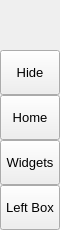
        <widget class="QFrame" name="leftMenuBg">
         <property name="minimumSize">
          <size>
           <width>60</width>
           <height>0</height>
          </size>
         </property>
         <property name="maximumSize">
          <size>
           <width>60</width>
           <height>16777215</height>
          </size>
         </property>
         <property name="frameShape">
          <enum>QFrame::NoFrame</enum>
         </property>
         <property name="frameShadow">
          <enum>QFrame::Raised</enum>
         </property>
         <layout class="QVBoxLayout" name="verticalLayout_3">
          <property name="spacing">
           <number>0</number>
          </property>
          <property name="leftMargin">
           <number>0</number>
          </property>
          <property name="topMargin">
           <number>0</number>
          </property>
          <property name="rightMargin">
           <number>0</number>
          </property>
          <property name="bottomMargin">
           <number>0</number>
          </property>
          <item>
           <widget class="QFrame" name="topLogoInfo">
            <property name="minimumSize">
             <size>
              <width>0</width>
              <height>50</height>
             </size>
            </property>
            <property name="maximumSize">
             <size>
              <width>16777215</width>
              <height>50</height>
             </size>
            </property>
            <property name="frameShape">
             <enum>QFrame::NoFrame</enum>
            </property>
            <property name="frameShadow">
             <enum>QFrame::Raised</enum>
            </property>
            <layout class="QGridLayout" name="gridLayout_2">
             <property name="leftMargin">
              <number>0</number>
             </property>
             <property name="topMargin">
              <number>0</number>
             </property>
             <property name="rightMargin">
              <number>0</number>
             </property>
             <property name="bottomMargin">
              <number>0</number>
             </property>
             <item row="0" column="0">
              <widget class="QLabel" name="label">
               <property name="minimumSize">
                <size>
                 <width>40</width>
                 <height>40</height>
                </size>
               </property>
               <property name="maximumSize">
                <size>
                 <width>40</width>
                 <height>40</height>
                </size>
               </property>
               <property name="text">
                <string/>
               </property>
               <property name="pixmap">
                <pixmap resource="resources.qrc">:/images/images/logo.png</pixmap>
               </property>
               <property name="scaledContents">
                <bool>true</bool>
               </property>
              </widget>
             </item>
            </layout>
           </widget>
          </item>
          <item>
           <widget class="QFrame" name="leftMenuFrame">
            <property name="styleSheet">
             <string notr="true"/>
            </property>
            <property name="frameShape">
             <enum>QFrame::NoFrame</enum>
            </property>
            <property name="frameShadow">
             <enum>QFrame::Raised</enum>
            </property>
            <property name="lineWidth">
             <number>0</number>
            </property>
            <layout class="QVBoxLayout" name="verticalMenuLayout">
             <property name="spacing">
              <number>0</number>
             </property>
             <property name="leftMargin">
              <number>0</number>
             </property>
             <property name="topMargin">
              <number>0</number>
             </property>
             <property name="rightMargin">
              <number>0</number>
             </property>
             <property name="bottomMargin">
              <number>0</number>
             </property>
             <item>
              <widget class="QFrame" name="toggleBox">
               <property name="maximumSize">
                <size>
                 <width>16777215</width>
                 <height>45</height>
                </size>
               </property>
               <property name="frameShape">
                <enum>QFrame::NoFrame</enum>
               </property>
               <property name="frameShadow">
                <enum>QFrame::Raised</enum>
               </property>
               <layout class="QVBoxLayout" name="verticalLayout_4">
                <property name="spacing">
                 <number>0</number>
                </property>
                <property name="leftMargin">
                 <number>0</number>
                </property>
                <property name="topMargin">
                 <number>0</number>
                </property>
                <property name="rightMargin">
                 <number>0</number>
                </property>
                <property name="bottomMargin">
                 <number>0</number>
                </property>
                <item>
                 <widget class="QPushButton" name="toggleButton">
                  <property name="sizePolicy">
                   <sizepolicy hsizetype="Expanding" vsizetype="Fixed">
                    <horstretch>0</horstretch>
                    <verstretch>0</verstretch>
                   </sizepolicy>
                  </property>
                  <property name="minimumSize">
                   <size>
                    <width>0</width>
                    <height>45</height>
                   </size>
                  </property>
                  <property name="font">
                   <font>
                    <family>Segoe UI</family>
                    <pointsize>10</pointsize>
                    <weight>50</weight>
                    <italic>false</italic>
                    <bold>false</bold>
                   </font>
                  </property>
                  <property name="cursor">
                   <cursorShape>PointingHandCursor</cursorShape>
                  </property>
                  <property name="layoutDirection">
                   <enum>Qt::LeftToRight</enum>
                  </property>
                  <property name="styleSheet">
                   <string notr="true">background-image: url(:/icons/images/icons/icon_menu.png);</string>
                  </property>
                  <property name="text">
                   <string>Hide</string>
                  </property>
                 </widget>
                </item>
               </layout>
              </widget>
             </item>
             <item alignment="Qt::AlignTop">
              <widget class="QFrame" name="topMenu">
               <property name="frameShape">
                <enum>QFrame::NoFrame</enum>
               </property>
               <property name="frameShadow">
                <enum>QFrame::Raised</enum>
               </property>
               <layout class="QVBoxLayout" name="verticalLayout_8">
                <property name="spacing">
                 <number>0</number>
                </property>
                <property name="leftMargin">
                 <number>0</number>
                </property>
                <property name="topMargin">
                 <number>0</number>
                </property>
                <property name="rightMargin">
                 <number>0</number>
                </property>
                <property name="bottomMargin">
                 <number>0</number>
                </property>
                <item>
                 <widget class="QPushButton" name="informasjon_btn">
                  <property name="sizePolicy">
                   <sizepolicy hsizetype="Expanding" vsizetype="Fixed">
                    <horstretch>0</horstretch>
                    <verstretch>0</verstretch>
                   </sizepolicy>
                  </property>
                  <property name="minimumSize">
                   <size>
                    <width>0</width>
                    <height>45</height>
                   </size>
                  </property>
                  <property name="font">
                   <font>
                    <family>Segoe UI</family>
                    <pointsize>10</pointsize>
                    <weight>50</weight>
                    <italic>false</italic>
                    <bold>false</bold>
                   </font>
                  </property>
                  <property name="cursor">
                   <cursorShape>PointingHandCursor</cursorShape>
                  </property>
                  <property name="layoutDirection">
                   <enum>Qt::LeftToRight</enum>
                  </property>
                  <property name="styleSheet">
                   <string notr="true">background-image: url(:/icons/images/icons/cil-home.png);</string>
                  </property>
                  <property name="text">
                   <string>Home</string>
                  </property>
                 </widget>
                </item>
                <item>
                 <widget class="QPushButton" name="kontroller_btn">
                  <property name="sizePolicy">
                   <sizepolicy hsizetype="Expanding" vsizetype="Fixed">
                    <horstretch>0</horstretch>
                    <verstretch>0</verstretch>
                   </sizepolicy>
                  </property>
                  <property name="minimumSize">
                   <size>
                    <width>0</width>
                    <height>45</height>
                   </size>
                  </property>
                  <property name="font">
                   <font>
                    <family>Segoe UI</family>
                    <pointsize>10</pointsize>
                    <weight>50</weight>
                    <italic>false</italic>
                    <bold>false</bold>
                   </font>
                  </property>
                  <property name="cursor">
                   <cursorShape>PointingHandCursor</cursorShape>
                  </property>
                  <property name="layoutDirection">
                   <enum>Qt::LeftToRight</enum>
                  </property>
                  <property name="styleSheet">
                   <string notr="true">background-image: url(:/icons/images/icons/cil-gamepad.png);</string>
                  </property>
                  <property name="text">
                   <string>Widgets</string>
                  </property>
                  <property name="icon">
                   <iconset>
                    <normaloff>../../Downloads/uis-subsea/Subsea_QT_GUI/images/kontroller.png</normaloff>../../Downloads/uis-subsea/Subsea_QT_GUI/images/kontroller.png</iconset>
                  </property>
                 </widget>
                </item>
               </layout>
              </widget>
             </item>
             <item alignment="Qt::AlignBottom">
              <widget class="QFrame" name="bottomMenu">
               <property name="frameShape">
                <enum>QFrame::NoFrame</enum>
               </property>
               <property name="frameShadow">
                <enum>QFrame::Raised</enum>
               </property>
               <layout class="QVBoxLayout" name="verticalLayout_9">
                <property name="spacing">
                 <number>0</number>
                </property>
                <property name="leftMargin">
                 <number>0</number>
                </property>
                <property name="topMargin">
                 <number>0</number>
                </property>
                <property name="rightMargin">
                 <number>0</number>
                </property>
                <property name="bottomMargin">
                 <number>0</number>
                </property>
                <item>
                 <widget class="QPushButton" name="toggleLeftBox">
                  <property name="sizePolicy">
                   <sizepolicy hsizetype="Expanding" vsizetype="Fixed">
                    <horstretch>0</horstretch>
                    <verstretch>0</verstretch>
                   </sizepolicy>
                  </property>
                  <property name="minimumSize">
                   <size>
                    <width>0</width>
                    <height>45</height>
                   </size>
                  </property>
                  <property name="font">
                   <font>
                    <family>Segoe UI</family>
                    <pointsize>10</pointsize>
                    <weight>50</weight>
                    <italic>false</italic>
                    <bold>false</bold>
                   </font>
                  </property>
                  <property name="cursor">
                   <cursorShape>PointingHandCursor</cursorShape>
                  </property>
                  <property name="layoutDirection">
                   <enum>Qt::LeftToRight</enum>
                  </property>
                  <property name="styleSheet">
                   <string notr="true">background-image: url(:/icons/images/icons/icon_settings.png);</string>
                  </property>
                  <property name="text">
                   <string>Left Box</string>
                  </property>
                 </widget>
                </item>
               </layout>
              </widget>
             </item>
            </layout>
           </widget>
          </item>
         </layout>
        </widget>
